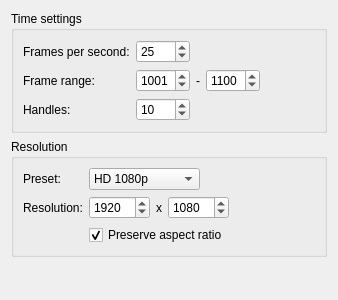
          <widget class="QWidget" name="jobProperties_scrollAreaWidgetContents_2">
           <property name="geometry">
            <rect>
             <x>0</x>
             <y>0</y>
             <width>338</width>
             <height>300</height>
            </rect>
           </property>
           <layout class="QVBoxLayout" name="verticalLayout_7">
            <item>
             <widget class="QGroupBox" name="time_groupBox_2">
              <property name="sizePolicy">
               <sizepolicy hsizetype="Preferred" vsizetype="Maximum">
                <horstretch>0</horstretch>
                <verstretch>0</verstretch>
               </sizepolicy>
              </property>
              <property name="title">
               <string>Time settings</string>
              </property>
              <layout class="QFormLayout" name="formLayout_13">
               <property name="fieldGrowthPolicy">
                <enum>QFormLayout::ExpandingFieldsGrow</enum>
               </property>
               <item row="0" column="0">
                <widget class="QLabel" name="fps_label_2">
                 <property name="text">
                  <string>Frames per second:</string>
                 </property>
                </widget>
               </item>
               <item row="0" column="1">
                <widget class="QSpinBox" name="fps_spinBox_2">
                 <property name="minimum">
                  <number>1</number>
                 </property>
                 <property name="maximum">
                  <number>5000</number>
                 </property>
                 <property name="value">
                  <number>25</number>
                 </property>
                </widget>
               </item>
               <item row="1" column="0">
                <widget class="QLabel" name="range_label_2">
                 <property name="text">
                  <string>Frame range:</string>
                 </property>
                </widget>
               </item>
               <item row="1" column="1">
                <layout class="QHBoxLayout" name="range_horizontalLayout_2">
                 <item>
                  <widget class="QSpinBox" name="in_spinBox_2">
                   <property name="minimum">
                    <number>1</number>
                   </property>
                   <property name="maximum">
                    <number>9999</number>
                   </property>
                   <property name="value">
                    <number>1001</number>
                   </property>
                  </widget>
                 </item>
                 <item>
                  <widget class="QLabel" name="rangeSep_label_2">
                   <property name="sizePolicy">
                    <sizepolicy hsizetype="Maximum" vsizetype="Preferred">
                     <horstretch>0</horstretch>
                     <verstretch>0</verstretch>
                    </sizepolicy>
                   </property>
                   <property name="text">
                    <string>-</string>
                   </property>
                  </widget>
                 </item>
                 <item>
                  <widget class="QSpinBox" name="out_spinBox_2">
                   <property name="minimum">
                    <number>1</number>
                   </property>
                   <property name="maximum">
                    <number>9999</number>
                   </property>
                   <property name="value">
                    <number>1100</number>
                   </property>
                  </widget>
                 </item>
                </layout>
               </item>
               <item row="2" column="0">
                <widget class="QLabel" name="handles_label_2">
                 <property name="text">
                  <string>Handles:</string>
                 </property>
                </widget>
               </item>
               <item row="2" column="1">
                <widget class="QSpinBox" name="handles_spinBox_2">
                 <property name="maximum">
                  <number>9999</number>
                 </property>
                 <property name="value">
                  <number>10</number>
                 </property>
                </widget>
               </item>
              </layout>
             </widget>
            </item>
            <item>
             <widget class="QGroupBox" name="res_groupBox_2">
              <property name="sizePolicy">
               <sizepolicy hsizetype="Preferred" vsizetype="Maximum">
                <horstretch>0</horstretch>
                <verstretch>0</verstretch>
               </sizepolicy>
              </property>
              <property name="title">
               <string>Resolution</string>
              </property>
              <layout class="QFormLayout" name="formLayout_14">
               <property name="fieldGrowthPolicy">
                <enum>QFormLayout::ExpandingFieldsGrow</enum>
               </property>
               <item row="1" column="0">
                <widget class="QLabel" name="resPreset_label_2">
                 <property name="text">
                  <string>Preset:</string>
                 </property>
                </widget>
               </item>
               <item row="1" column="1">
                <widget class="QComboBox" name="resPreset_comboBox_2">
                 <item>
                  <property name="text">
                   <string>HD 1080p</string>
                  </property>
                 </item>
                 <item>
                  <property name="text">
                   <string>HD 720p</string>
                  </property>
                 </item>
                 <item>
                  <property name="text">
                   <string>PAL 576p 16:9</string>
                  </property>
                 </item>
                 <item>
                  <property name="text">
                   <string>PAL 576p 4:3</string>
                  </property>
                 </item>
                </widget>
               </item>
               <item row="2" column="0">
                <widget class="QLabel" name="res_label_2">
                 <property name="text">
                  <string>Resolution:</string>
                 </property>
                </widget>
               </item>
               <item row="2" column="1">
                <layout class="QHBoxLayout" name="res_horizontalLayout_2">
                 <item>
                  <widget class="QSpinBox" name="resX_spinBox_2">
                   <property name="minimum">
                    <number>1</number>
                   </property>
                   <property name="maximum">
                    <number>99999</number>
                   </property>
                   <property name="value">
                    <number>1920</number>
                   </property>
                  </widget>
                 </item>
                 <item>
                  <widget class="QLabel" name="resSep_label_2">
                   <property name="sizePolicy">
                    <sizepolicy hsizetype="Maximum" vsizetype="Preferred">
                     <horstretch>0</horstretch>
                     <verstretch>0</verstretch>
                    </sizepolicy>
                   </property>
                   <property name="text">
                    <string>x</string>
                   </property>
                  </widget>
                 </item>
                 <item>
                  <widget class="QSpinBox" name="resY_spinBox_2">
                   <property name="minimum">
                    <number>1</number>
                   </property>
                   <property name="maximum">
                    <number>99999</number>
                   </property>
                   <property name="value">
                    <number>1080</number>
                   </property>
                  </widget>
                 </item>
                </layout>
               </item>
               <item row="3" column="1">
                <widget class="QCheckBox" name="preserveAR_checkBox_2">
                 <property name="text">
                  <string>Preserve aspect ratio</string>
                 </property>
                 <property name="checked">
                  <bool>true</bool>
                 </property>
                </widget>
               </item>
              </layout>
             </widget>
            </item>
            <item>
             <spacer name="verticalSpacer_3">
              <property name="orientation">
               <enum>Qt::Vertical</enum>
              </property>
              <property name="sizeHint" stdset="0">
               <size>
                <width>20</width>
                <height>40</height>
               </size>
              </property>
             </spacer>
            </item>
           </layout>
          </widget>
